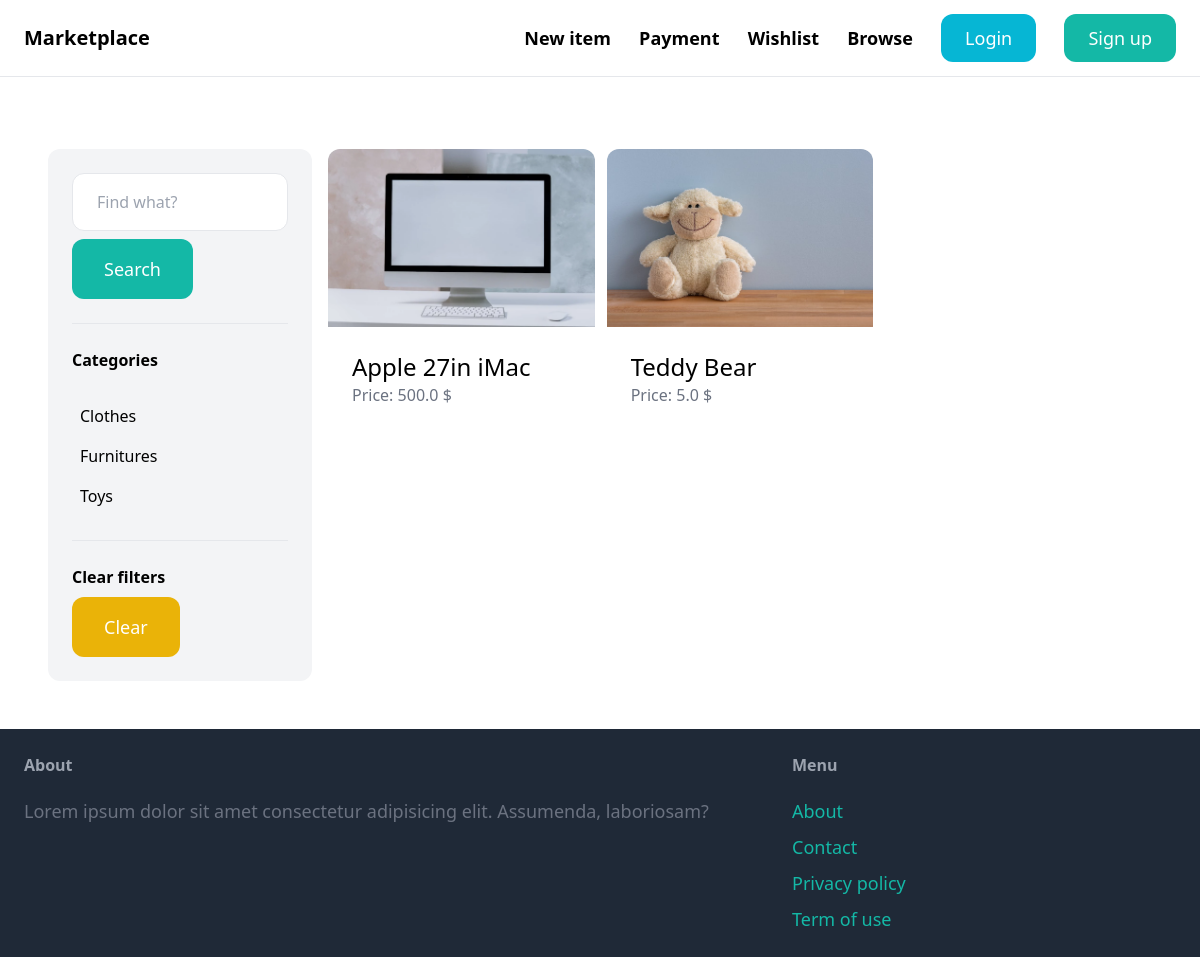
Page /items/ on the earlier database version.
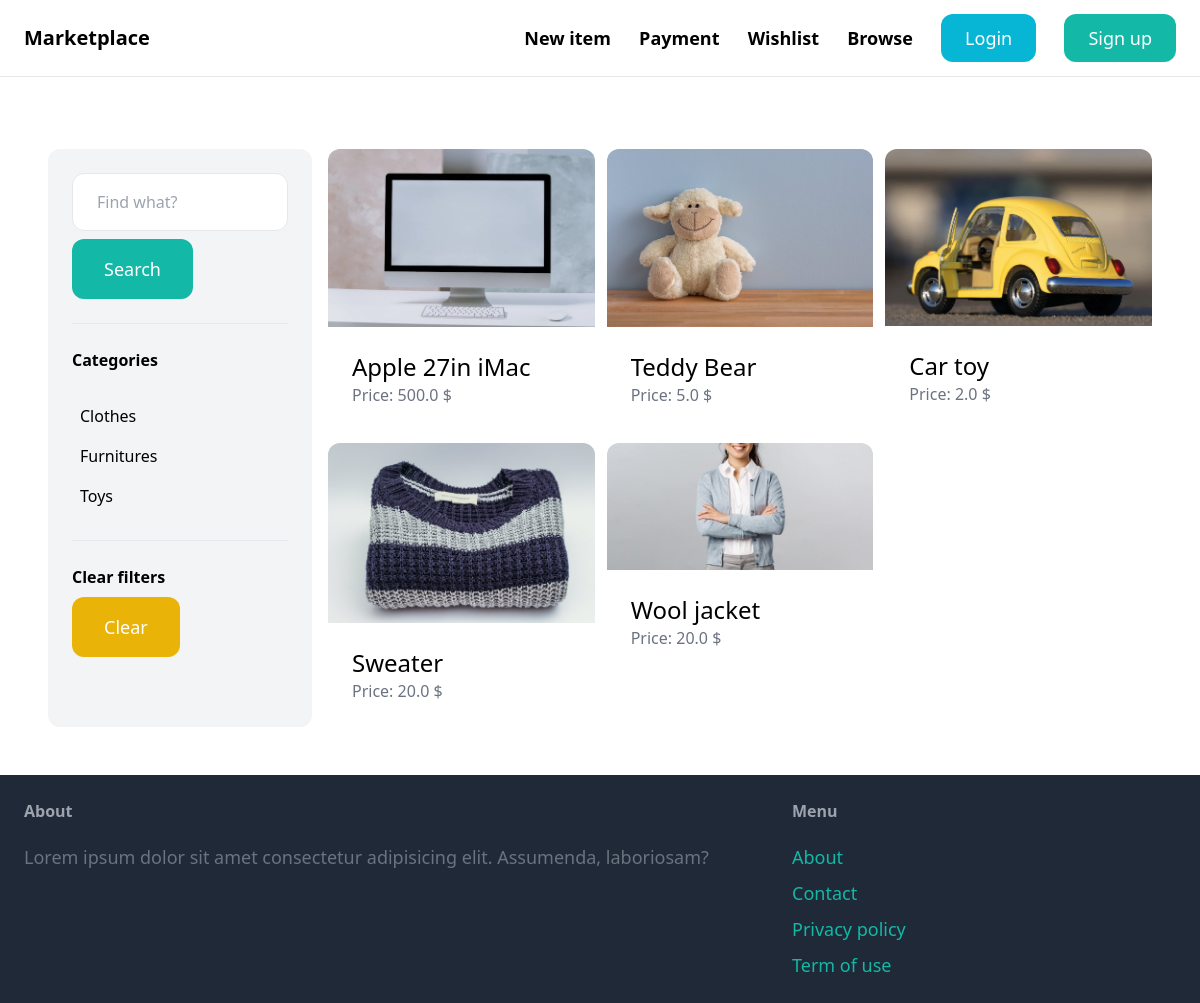
Same page on the later database version.
### item/models.py (models this page shows, shortened)
class Category(models.Model):
    name = models.CharField(max_length=255)
    class Meta:
        ordering = ('name',)
        verbose_name_plural = 'Categories'

class Item(models.Model):
    name = models.CharField(max_length=255)
    category = models.ForeignKey(Category, related_name='items', on_delete=models.CASCADE)
    description = models.TextField(blank=True, null=True)
    price = models.FloatField()
    image = models.ImageField(upload_to='item_images', blank=True, null=True)
    is_sold = models.BooleanField(default=False)
    created_by = models.ForeignKey(User, related_name= 'items', on_delete= models.CASCADE)
    created_at = models.DateTimeField(auto_now_add=True)

### item/views.py (the view)
# urls.py: path('items/', include('item.urls')),
def items(request):
    query = request.GET.get('query','')
    category_id = request.GET.get('category_id',0)
    categories = Category.objects.all()
    items = Item.objects.filter(is_sold = False)
    if category_id != 0:
        items = items.filter(category_id = category_id)
    if query:
        items = items.filter(Q(name__icontains = query) | Q(description__icontains = query))
    return render(request, 'item/items.html', context= {
        'items': items,
        'query' : query,
        'categories' : categories,
        'category_id' : int(category_id),
    })

### item/templates/item/items.html (shortened to what this page needs)
{% extends "core/base.html" %}
{% block content %}
    <div class="mt-6 p-6 grid grid-cols-4 gap-4 ">
        <div class="p-6 col-span-1 bg-gray-100 rounded-xl">
            <form action="{% url "item:items" %}" method="get">
                <input name = 'query' type="text" class="w-full py-4 px-6 border rounded-xl" value="{{query}}" placeholder="Find what?">
                <button class="mt-2 py-4 px-8 text-lg bg-teal-500 text-white rounded-xl inline-block">Search</button>
            </form>
            <hr class="my-6">
            <p class="mb-6 font-semibold">Categories</p>
            <ul>
                {% for category in categories %}
                    <li class="py-2 px-2 rounded-xl {% if category.id == category_id %}bg-gray-200{% endif %}">
                        <a href="{% url "item:items" %}?query={{query}}&category_id={{category.id}}"> {{category.name}} </a>
                    </li>
                {% endfor %}
            </ul>
            <hr class="my-6">
            <p class="font-semibold">Clear filters</p>
            <a href="{% url "item:items" %}" class="mt-2 py-4 px-8 inline-block bg-yellow-500 text-lg rounded-xl text-white">Clear</a>
        </div>
        <div class="col-span-3">
            <div class="grid grid-cols-3 gap-3">
                {% for item in items %}
                    <div class="">
                        <a href="{% url 'item:detail' item.id %}">
                            <div class="">
                                <img src="{{item.image.url}}" alt="" class="rounded-t-xl">
                            </div>
                            <div class="p-6 bg-white rounded-b-xl">
                                <h2 class="text-2xl">{{item.name}}</h2>
                                <p class="text-gray-500">Price: {{item.price}} $</p>
                            </div>
                        </a>
                    </div>
                {% endfor %}
            </div>
        </div>
    </div>
{% endblock content %}

Differences in the rows shown:
added Item: image (picture), name "Car toy", price "2.0"
added Item: image (picture), name "Sweater", price "20.0"
added Item: image (picture), name "Wool jacket", price "20.0"
